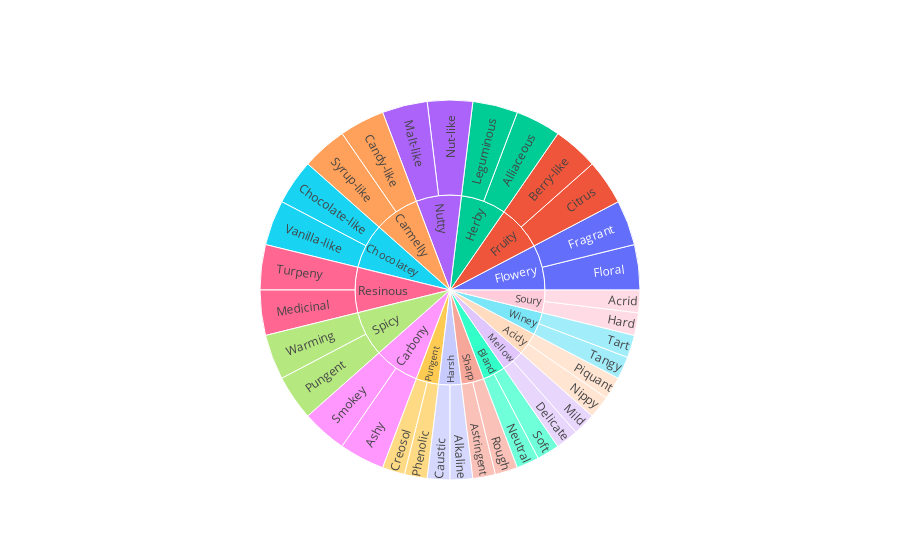

The code cell stored with this chart in its notebook:
### Code cell
import plotly.graph_objects as go
import pandas as pd

df = pd.read_csv('https://raw.githubusercontent.com/plotly/datasets/718417069ead87650b90472464c7565dc8c2cb1c/coffee-flavors.csv')

fig = go.Figure()

fig.add_trace(go.Sunburst(
    ids=df.ids,
    labels=df.labels,
    parents=df.parents,
    maxdepth=2,
    insidetextorientation='radial'))

fig.show()

### Figure 1 — Plotly figure (JSON) as saved in the notebook; plotly's stock layout.template omitted (floating-point values rounded to 4 significant figures)
{"data": [{"ids": ["Enzymatic-Flowery", "Enzymatic-Fruity", "Enzymatic-Herby", "Sugar Browning-Nutty", "Sugar Browning-Carmelly", "Sugar Browning-Chocolatey", "Dry Distillation-Resinous", "Dry Distillation-Spicy", "Dry Distillation-Carbony", "Bitter-Pungent", "Bitter-Harsh", "Salt-Sharp", "Salt-Bland", "Sweet-Mellow", "Sweet-Acidy", "Sour-Winey", "Sour-Soury", "Flowery-Floral", "Flowery-Fragrant", "Fruity-Citrus", "Fruity-Berry-like", "Herby-Alliaceous", "Herby-Leguminous", "Nutty-Nut-like", "Nutty-Malt-like", "Carmelly-Candy-like", "Carmelly-Syrup-like", "Chocolatey-Chocolate-like", "Chocolatey-Vanilla-like", "Resinous-Turpeny", "Resinous-Medicinal", "Spicy-Warming", "Spicy-Pungent", "Carbony-Smokey", "Carbony-Ashy", "Pungent-Creosol", "Pungent-Phenolic", "Harsh-Caustic", "Harsh-Alkaline", "Sharp-Astringent", "Sharp-Rough", "Bland-Neutral", "Bland-Soft", "Mellow-Delicate", "Mellow-Mild", "Acidy-Nippy", "Acidy-Piquant", "Winey-Tangy", "Winey-Tart", "Soury-Hard", "Soury-Acrid", "Floral-Coffee Blossom", "Floral-Tea Rose", "Fragrant-Cardamon Caraway", "Fragrant-Coriander Seeds", "Citrus-Lemon", "Citrus-Apple", "Berry-like-Apricot", "Berry-like-Blackberry", "Alliaceous-Onion", "Alliaceous-Garlic", "Leguminous-Cucumber", "Leguminous-Garden Peas", "Nut-like-Roasted Peanuts", "Nut-like-Walnuts", "Malt-like-Balsamic Rice", "Malt-like-Toast", "Candy-like-Roasted Hazelnut", "Candy-like-Roasted Almond", "Syrup-like-Honey", "Syrup-like-Maple Syrup", "Chocolate-like-Bakers", "Chocolate-like-Dark Chocolate", "Vanilla-like-Swiss", "Vanilla-like-Butter", "Turpeny-Piney", "Turpeny-Blackcurrant-like", "Medicinal-Camphoric", "Medicinal-Cineolic", "Warming-Cedar", "Warming-Pepper", "Pungent-Clove", "Pungent-Thyme", "Smokey-Tarry", "Smokey-Pipe Tobacco", "Ashy-Burnt", "Ashy-Charred"], "insidetextorientation": "radial", "labels": ["Flowery", "Fruity", "Herby", "Nutty", "Carmelly", "Chocolatey", "Resinous", "Spicy", "Carbony", "Pungent", "Harsh", "Sharp", "Bland", "Mellow", "Acidy", "Winey", "Soury", "Floral", "Fragrant", "Citrus", "Berry-like", "Alliaceous", "Leguminous", "Nut-like", "Malt-like", "Candy-like", "Syrup-like", "Chocolate-like", "Vanilla-like", "Turpeny", "Medicinal", "Warming", "Pungent", "Smokey", "Ashy", "Creosol", "Phenolic", "Caustic", "Alkaline", "Astringent", "Rough", "Neutral", "Soft", "Delicate", "Mild", "Nippy", "Piquant", "Tangy", "Tart", "Hard", "Acrid", "Coffee Blossom", "Tea Rose", "Cardamon Caraway", "Coriander Seeds", "Lemon", "Apple", "Apricot", "Blackberry", "Onion", "Garlic", "Cucumber", "Garden Peas", "Roasted Peanuts", "Walnuts", "Balsamic Rice", "Toast", "Roasted Hazelnut", "Roasted Almond", "Honey", "Maple Syrup", "Bakers", "Dark Chocolate", "Swiss", "Butter", "Piney", "Blackcurrant-like", "Camphoric", "Cineolic", "Cedar", "Pepper", "Clove", "Thyme", "Tarry", "Pipe Tobacco", "Burnt", "Charred"], "maxdepth": 2, "parents": [null, null, null, null, null, null, null, null, null, null, null, null, null, null, null, null, null, "Enzymatic-Flowery", "Enzymatic-Flowery", "Enzymatic-Fruity", "Enzymatic-Fruity", "Enzymatic-Herby", "Enzymatic-Herby", "Sugar Browning-Nutty", "Sugar Browning-Nutty", "Sugar Browning-Carmelly", "Sugar Browning-Carmelly", "Sugar Browning-Chocolatey", "Sugar Browning-Chocolatey", "Dry Distillation-Resinous", "Dry Distillation-Resinous", "Dry Distillation-Spicy", "Dry Distillation-Spicy", "Dry Distillation-Carbony", "Dry Distillation-Carbony", "Bitter-Pungent", "Bitter-Pungent", "Bitter-Harsh", "Bitter-Harsh", "Salt-Sharp", "Salt-Sharp", "Salt-Bland", "Salt-Bland", "Sweet-Mellow", "Sweet-Mellow", "Sweet-Acidy", "Sweet-Acidy", "Sour-Winey", "Sour-Winey", "Sour-Soury", "Sour-Soury", "Flowery-Floral", "Flowery-Floral", "Flowery-Fragrant", "Flowery-Fragrant", "Fruity-Citrus", "Fruity-Citrus", "Fruity-Berry-like", "Fruity-Berry-like", "Herby-Alliaceous", "Herby-Alliaceous", "Herby-Leguminous", "Herby-Leguminous", "Nutty-Nut-like", "Nutty-Nut-like", "Nutty-Malt-like", "Nutty-Malt-like", "Carmelly-Candy-like", "Carmelly-Candy-like", "Carmelly-Syrup-like", "Carmelly-Syrup-like", "Chocolatey-Chocolate-like", "Chocolatey-Chocolate-like", "Chocolatey-Vanilla-like", "Chocolatey-Vanilla-like", "Resinous-Turpeny", "Resinous-Turpeny", "Resinous-Medicinal", "Resinous-Medicinal", "Spicy-Warming", "Spicy-Warming", "Spicy-Pungent", "Spicy-Pungent", "Carbony-Smokey", "Carbony-Smokey", "Carbony-Ashy", "Carbony-Ashy"], "type": "sunburst"}], "layout": {}}
